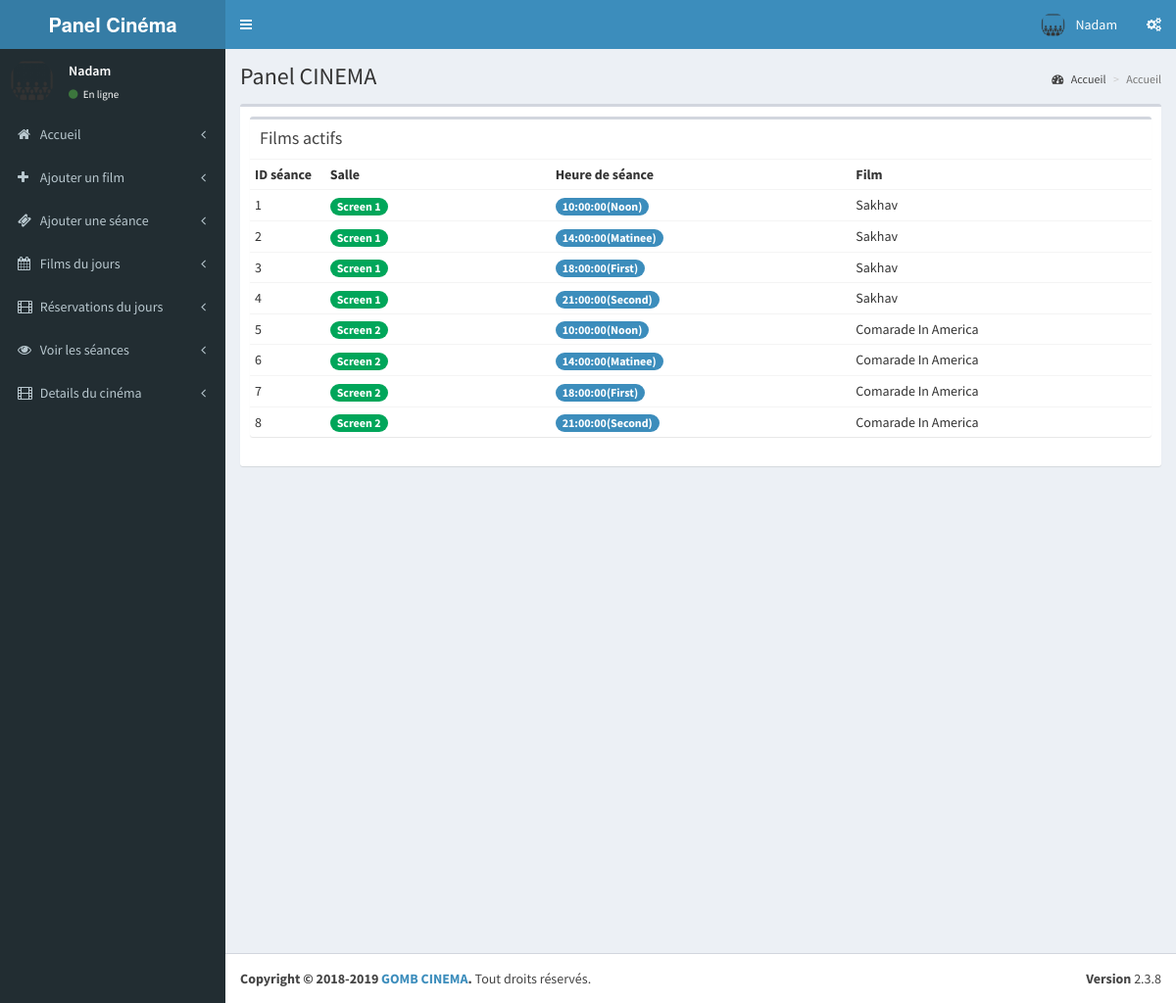
/cinema/pages/index.php (signed in), run on an earlier commit of the app's database.
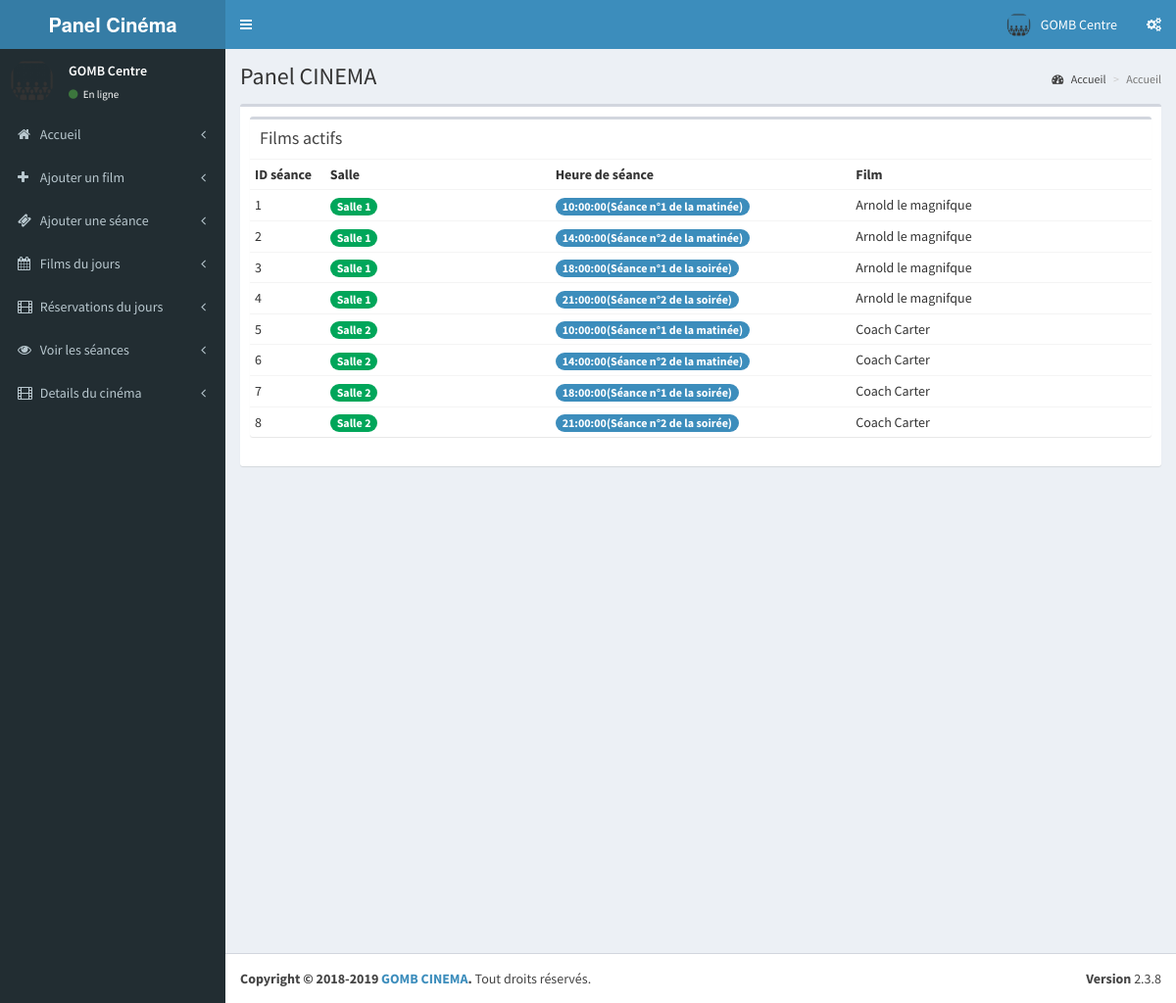
And on a later commit of the database.
### tables this page shows
CREATE TABLE IF NOT EXISTS `tbl_theatre` (
  `id` int(11) NOT NULL AUTO_INCREMENT,
  `name` varchar(100) NOT NULL,
  `address` varchar(100) NOT NULL,
  `place` varchar(100) NOT NULL,
  `state` varchar(50) NOT NULL,
  `pin` int(11) NOT NULL,
  PRIMARY KEY (`id`)
);

CREATE TABLE IF NOT EXISTS `tbl_shows` (
  `s_id` int(11) NOT NULL AUTO_INCREMENT,
  `st_id` int(11) NOT NULL COMMENT 'show time id',
  `theatre_id` int(11) NOT NULL,
  `movie_id` int(11) NOT NULL,
  `start_date` date NOT NULL,
  `status` int(11) NOT NULL COMMENT '1 means show available',
  `r_status` int(11) NOT NULL,
  PRIMARY KEY (`s_id`)
);

CREATE TABLE IF NOT EXISTS `tbl_screens` (
  `screen_id` int(11) NOT NULL AUTO_INCREMENT,
  `t_id` int(11) NOT NULL COMMENT 'theatre id',
  `screen_name` varchar(110) NOT NULL,
  `seats` int(11) NOT NULL COMMENT 'number of seats',
  `charge` int(11) NOT NULL,
  PRIMARY KEY (`screen_id`)
);

CREATE TABLE IF NOT EXISTS `tbl_show_time` (
  `st_id` int(11) NOT NULL AUTO_INCREMENT,
  `screen_id` int(11) NOT NULL,
  `name` varchar(40) NOT NULL COMMENT 'noon,second,etc',
  `start_time` time NOT NULL,
  PRIMARY KEY (`st_id`)
);

CREATE TABLE IF NOT EXISTS `tbl_movie` (
  `movie_id` int(11) NOT NULL AUTO_INCREMENT,
  `t_id` int(11) NOT NULL COMMENT 'theatre id',
  `movie_name` varchar(100) NOT NULL,
  `cast` varchar(500) NOT NULL,
  `desc` varchar(1000) NOT NULL,
  `release_date` date NOT NULL,
  `image` varchar(200) NOT NULL,
  `video_url` varchar(200) NOT NULL,
  `status` int(1) NOT NULL COMMENT '0 means active ',
  PRIMARY KEY (`movie_id`)
);

### cinema/pages/index.php (the view, shortened to what the changed rows need)
<?php
include('header.php');
?>
  <div class="content-wrapper">
    <section class="content-header">
      <h1>
        Panel CINEMA
      </h1>
    </section>
    <section class="content">
      <div class="box">
        <div class="box-body">
            <div class="box">
            <div class="box-body no-padding">
              <table class="table table-condensed">
                <tr>
                  <th class="col-md-1">ID séance</th>
                  <th class="col-md-3">Salle</th>
                  <th class="col-md-4">Heure de séance</th>
                  <th class="col-md-4">Film</th>
                </tr>
                <?php
					$qry8=mysqli_query($con,"select * from tbl_shows where r_status=1 and theatre_id='".$_SESSION['theatre']."'");
					$no=1;
					while($mn=mysqli_fetch_array($qry8))
					{
					 $qry9=mysqli_query($con,"select * from tbl_movie where movie_id='".$mn['movie_id']."'");
					 $mov=mysqli_fetch_array($qry9);
					 $qry10=mysqli_query($con,"select * from tbl_show_time where st_id='".$mn['st_id']."'");
					 $scr=mysqli_fetch_array($qry10);
					 $qry11=mysqli_query($con,"select * from tbl_screens where screen_id='".$scr['screen_id']."'");
					 $scn=mysqli_fetch_array($qry11);
					?>
                <tr>
                  <td><?php echo $no;?></td>
                  <td><span class="badge bg-green"><?php echo $scn['screen_name'];?></span></td>
                  <td><span class="badge bg-light-blue"><?php echo $scr['start_time'];?>(<?php echo $scr['name'];?>)</span></td>
                  <td><?php echo $mov['movie_name'];?></td>
                  </tr>
                  <?php
					       $no=$no+1;
					}
                  ?>
              </table>
            </div>
          </div>
        </div>
      </div>
    </section>
  </div>
  <?php
include('footer.php');
?>

### cinema/pages/header.php (shortened to what the changed rows need)
<?php
include('../../config.php');
$th=mysqli_query($con,"select * from tbl_theatre where id='".$_SESSION['theatre']."'");
$theatre=mysqli_fetch_array($th);
?>
<!DOCTYPE html>
<html>
<head>
  <link rel="stylesheet" href="../validation/dist/css/bootstrapValidator.css"/>
  <link rel="stylesheet" href="../bootstrap/css/bootstrap.min.css">
  <link rel="stylesheet" href="https://cdnjs.cloudflare.com/ajax/libs/font-awesome/4.5.0/css/font-awesome.min.css">
  <link rel="stylesheet" href="https://cdnjs.cloudflare.com/ajax/libs/ionicons/2.0.1/css/ionicons.min.css">
  <link rel="stylesheet" href="../dist/css/AdminLTE.min.css">
  <link rel="stylesheet" href="../dist/css/skins/_all-skins.min.css">
</head>
<body class="hold-transition skin-blue sidebar-mini">
<div class="wrapper">
  <header class="main-header">
    <nav class="navbar navbar-static-top">
      <div class="navbar-custom-menu">
        <ul class="nav navbar-nav">
          <li class="dropdown user user-menu">
            <a href="#" class="dropdown-toggle" data-toggle="dropdown">
              <img src="cinema-512.png" class="user-image" alt="User Image">
              <span class="hidden-xs"><?php echo $theatre['name'];?></span>
            </a>
          </li>
        </ul>
      </div>
    </nav>
  </header>
  <aside class="main-sidebar">
    <section class="sidebar">
      <div class="user-panel">
        <div class="pull-left info">
          <p><?php echo $theatre['name'];?></p>
          <a href="#"><i class="fa fa-circle text-success"></i> En ligne</a>
        </div>
      </div>
    </section>
  </aside>

What changed in the data, as far as the page shows it:
changed tbl_theatre: name "Nadam" → "GOMB Centre"
changed through a linked row, tbl_shows (number 1 of 8 on the later page): tbl_screens.screen_name "Screen 1" → "Salle 1"; st.name "Noon" → "Séance n°1 de la matinée"; movie.movie_name "Sakhav" → "Arnold le magnifque"
changed through a linked row, tbl_shows (number 2 of 8 on the later page): tbl_screens.screen_name "Screen 1" → "Salle 1"; st.name "Matinee" → "Séance n°2 de la matinée"; movie.movie_name "Sakhav" → "Arnold le magnifque"
changed through a linked row, tbl_shows (number 3 of 8 on the later page): tbl_screens.screen_name "Screen 1" → "Salle 1"; st.name "First" → "Séance n°1 de la soirée"; movie.movie_name "Sakhav" → "Arnold le magnifque"
changed through a linked row, tbl_shows (number 4 of 8 on the later page): tbl_screens.screen_name "Screen 1" → "Salle 1"; st.name "Second" → "Séance n°2 de la soirée"; movie.movie_name "Sakhav" → "Arnold le magnifque"
changed through a linked row, tbl_shows (number 5 of 8 on the later page): tbl_screens.screen_name "Screen 2" → "Salle 2"; st.name "Noon" → "Séance n°1 de la matinée"; movie.movie_name "Comarade In America" → "Coach Carter"
changed through a linked row, tbl_shows (number 6 of 8 on the later page): tbl_screens.screen_name "Screen 2" → "Salle 2"; st.name "Matinee" → "Séance n°2 de la matinée"; movie.movie_name "Comarade In America" → "Coach Carter"
changed through a linked row, tbl_shows (number 7 of 8 on the later page): tbl_screens.screen_name "Screen 2" → "Salle 2"; st.name "First" → "Séance n°1 de la soirée"; movie.movie_name "Comarade In America" → "Coach Carter"
changed through a linked row, tbl_shows (number 8 of 8 on the later page): tbl_screens.screen_name "Screen 2" → "Salle 2"; st.name "Second" → "Séance n°2 de la soirée"; movie.movie_name "Comarade In America" → "Coach Carter"
